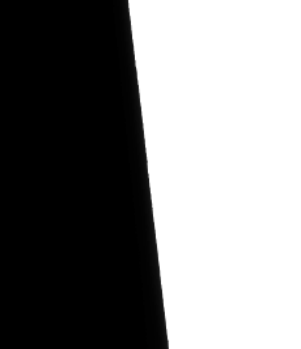
//> input picture 33.png, 301 x 349 px
$ ./main   (built with g++ and OpenCV 4)
//> lines starting //> are read from the running program, lines starting //| are printed output that depends on the picture; after the words box and inside, x2 and y2 are one past the last pixel; in counts of white or black regions, pixels touching at a corner belong together
#include <opencv2/core.hpp>
#include <opencv2/imgcodecs.hpp>
#include <opencv2/highgui.hpp>
#include <iostream>
#include "opencv2/imgproc.hpp"
#include<iomanip>
#include<cmath>
#include "spline.h"
#include "Interpolator.h"
#include "SGSmooth.hpp"
using namespace cv;
using namespace std;

// [160 lines left out: functions CalculateDFT, FftShift, findNAN, NanHelper, secondFit, not called in this run]

Mat ROISelection(String filePath) {
//> called with filePath = "/home/isil/CLionProjects/Project1/33.png"
    Mat img = imread(filePath, IMREAD_COLOR);
//> img is the input picture: 349 rows x 301 cols, CV_8UC3; min 0, max 255, mean 129.6
    if (img.empty()){
        printf("Image not found\n");
    }
    //Print the height and width of the image
    cout << "Original Image Size : " << img.size() << endl;
//| Original Image Size : [301 x 349]
    cout << "Width : " << img.size().width << endl;
//| Width : 301
    cout << "Height: " << img.size().height << endl;
//| Height: 349
    cout << "Channels: " << img.channels() << endl;
//| Channels: 3

    int start_x = 100;
    int end_x = 250;
    int start_y = 100;
    int end_y = 200;
    int roiArray[4] = {start_y, end_y,start_x, end_x};

    // Slicing to crop the image
    Mat crop = img(Range(start_x,end_x),Range(start_y,end_y));
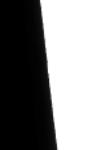
//> crop: 150 rows x 100 cols, CV_8UC3; min 0, max 255, mean 132.2

    //Print the height and width of the cropped image
    cout << "Cropped Image Size : " << crop.size() << endl;
//| Cropped Image Size : [100 x 150]
    cout << "Width : " << crop.size().width << endl;
//| Width : 100
    cout << "Height: " << crop.size().height << endl;
//| Height: 150
    cout << "Channels: " << crop.channels() << endl;
//| Channels: 3

    return crop;
}

class EventHandler {
public:
    void filePath(String path);
    void LineSelectCallBack();
    void EventExitManager();
};
void EventHandler::filePath(String path){
    cout << path << endl;
}
void EventHandler::LineSelectCallBack() {
    cout << "LineSelectCallBack" << endl;
}
void EventHandler::EventExitManager() {
    cout << "EventExitManager" << endl;
}

class PDSComputeMTF{
    Mat image;
    vector<double> selfEsf;
    vector<double> smoothEsf;
    vector<double> selfLsf;
    vector<double> smoothLsf;
    vector<double> selfMtf;
public:
    void Init(Mat &img);
    void computeESF(double d);
    void computeLSF();
    void computeMTF();
};

void PDSComputeMTF::Init(Mat &img) {
    Mat imgOriginal;        // input image
    Mat imgGrayscale;       // grayscale of input image
    Mat imgBlurred;         // intermediate blurred image
    Mat imgCanny;           // Canny edge image
    //int roiArray[4] = {100, 200, 100, 250};

    imgOriginal = img;
    image = imgOriginal;

    Mat selfData = image;
    cvtColor(selfData, selfData, COLOR_BGR2GRAY ,1);
    Mat destination;
    Mat selfThreshold;
    Mat belowThreshold;
    Mat aboveThreshold;
    double areaBelowThreshold;
    double areaAboveThreshold;

    threshold( selfData, destination, 0, 255, THRESH_BINARY + THRESH_OTSU );
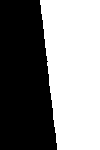
//> destination: 150 rows x 100 cols, CV_8UC1; 51.4% white; 1 black region, box (x1, y1, x2, y2) and area: (0, 0, 57, 150) 7290
    double min, max;
    minMaxLoc(destination, &min, &max);
//> min = 0; max = 255
    selfThreshold= (destination / (max-min)) + min;

    //convert to double
    selfData.convertTo(selfData, CV_64F);
//> selfData: 150 rows x 100 cols, CV_64FC1
    selfThreshold.convertTo(selfThreshold, CV_64F);
    //set size of the belowThreshold and aboveThreshold
    belowThreshold = Mat::zeros(selfData.size(), selfData.type());
    aboveThreshold = Mat::zeros(selfData.size(), selfData.type());
    double sumBelowThreshold = 0;
    double sumAboveThreshold = 0;
    double sumSelfData = 0;
    Mat sumMatrixBelowThreshold = Mat::zeros(selfData.size(), selfData.type());
    Mat sumMatrixAboveThreshold = Mat::zeros(selfData.size(), selfData.type());
    sumMatrixAboveThreshold.convertTo(sumMatrixAboveThreshold, CV_64F);
    sumMatrixBelowThreshold.convertTo(sumMatrixBelowThreshold, CV_64F);

    for (int i = 0; i < selfData.rows; i++) {
        for (int j = 0; j < selfData.cols; j++) {
            if(selfData.at<double>(i,j) >= min && selfData.at<double>(i,j) <= selfThreshold.at<double>(i,j)) {
                belowThreshold.at<double>(i,j) = selfData.at<double>(i,j);
                sumBelowThreshold += 1;
                sumMatrixBelowThreshold.at<double>(i,j) = selfData.at<double>(i,j);
                //sumBelowThreshold * selfData.rows;
            }
            if(selfData.at<double>(i,j) >= selfThreshold.at<double>(i,j) && selfData.at<double>(i,j) <= max) {
                aboveThreshold.at<double>(i,j) = selfData.at<double>(i,j);
                sumAboveThreshold += 1;
                sumMatrixAboveThreshold.at<double>(i,j) = selfData.at<double>(i,j);
            }
            sumSelfData += selfData.at<double>(i,j);
        }
    }
//> this loop made 150 passes
//> (sumBelowThreshold, sumAboveThreshold, sumSelfData) on passes 1 to 12: (23, 100, 15415), (45, 200, 30812), (68, 300, 46158), (90, 400, 61454), (112, 500, 76717), (135, 600, 91948), (158, 700, 107124), (181, 800, 122251), (204, 900, 137355), (227, 1000, 152448), (251, 1100, 167522), (275, 1200, 182561)
//> belowThreshold: 150 rows x 100 cols, CV_64FC1; every value is 0
//> after the loop, sumBelowThreshold = 4558; sumAboveThreshold = 15000; sumSelfData = 1982898
    //find sum sumMatrixBelowThreshold
    double sumBelowThresholdMatrix = 0;
    double sumAboveThresholdMatrix = 0;
    double selfThresholdResult = 0;
    for (int i = 0; i < sumMatrixBelowThreshold.rows; i++) {
        for (int j = 0; j < sumMatrixBelowThreshold.cols; j++) {
            sumBelowThresholdMatrix += sumMatrixBelowThreshold.at<double>(i,j);
            sumAboveThresholdMatrix += sumMatrixAboveThreshold.at<double>(i,j);
        }
    }
//> this loop made 150 passes
//> sumAboveThresholdMatrix on passes 1 to 12: 15415, 30812, 46158, 61454, 76717, 91948, 107124, 122251, 137355, 152448, 167522, 182561
//> after the loop, sumBelowThresholdMatrix = 0; sumAboveThresholdMatrix = 1982898
    areaBelowThreshold = (sumBelowThresholdMatrix ) / sumBelowThreshold;
//> areaBelowThreshold = 0
    areaAboveThreshold = (sumAboveThresholdMatrix ) / sumAboveThreshold;
//> areaAboveThreshold = 132.2
    selfThresholdResult=(areaBelowThreshold - areaAboveThreshold) / 2+ areaAboveThreshold;
//> selfThresholdResult = 66.1

    // convert to grayscale
    cvtColor(imgOriginal, imgGrayscale, COLOR_BGR2GRAY ,1);

    image=imgGrayscale;

    // blur the image to reduce noise
    GaussianBlur(imgGrayscale,                          // input image
                     imgBlurred,                        // output image
                     cv::Size(5, 5),      // smoothing window width and height in pixels
                     1.5);                           // sigma value, determines how much the image will be blurred
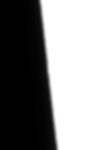
//> imgBlurred: 150 rows x 100 cols, CV_8UC1; min 0, max 255, mean 132.2

    // canny edge detection
    Canny(imgBlurred,            // input image
             imgCanny,           // output image
             0,             // low threshold
             250);            // high threshold
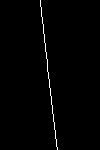
//> imgCanny: 150 rows x 100 cols, CV_8UC1; 1% white in thin lines or dots, all inside (x1, y1, x2, y2) = (40, 0, 58, 150)

    //finding all white pixels
    vector<Point> whitePixels;
    for (int i = 0; i < imgCanny.rows; i++) {
        for (int j = 0; j < imgCanny.cols; j++) {
            if (imgCanny.at<uchar>(i, j) == 255) {
                whitePixels.push_back(Point(j, i));
            }
        }
    }
//> after the loop, whitePixels = 150 Points (x, y), first 12: [40, 0], [40, 1], [40, 2], [40, 3], [40, 4], [40, 5], [40, 6], [41, 7], [41, 8], [41, 9], [41, 10], [41, 11]
    double *array = {};
//> (the run ends here: the program needs code that is not available in this run, at `array = secondFit(whitePixels);`)
